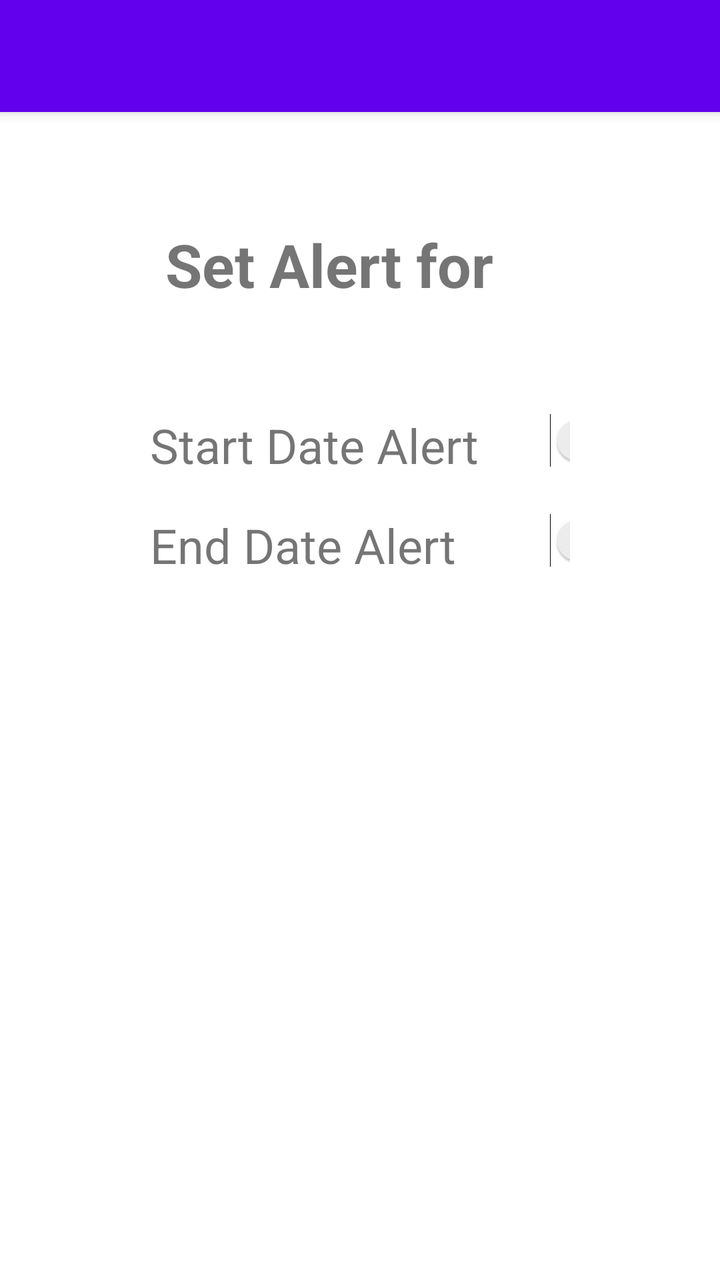
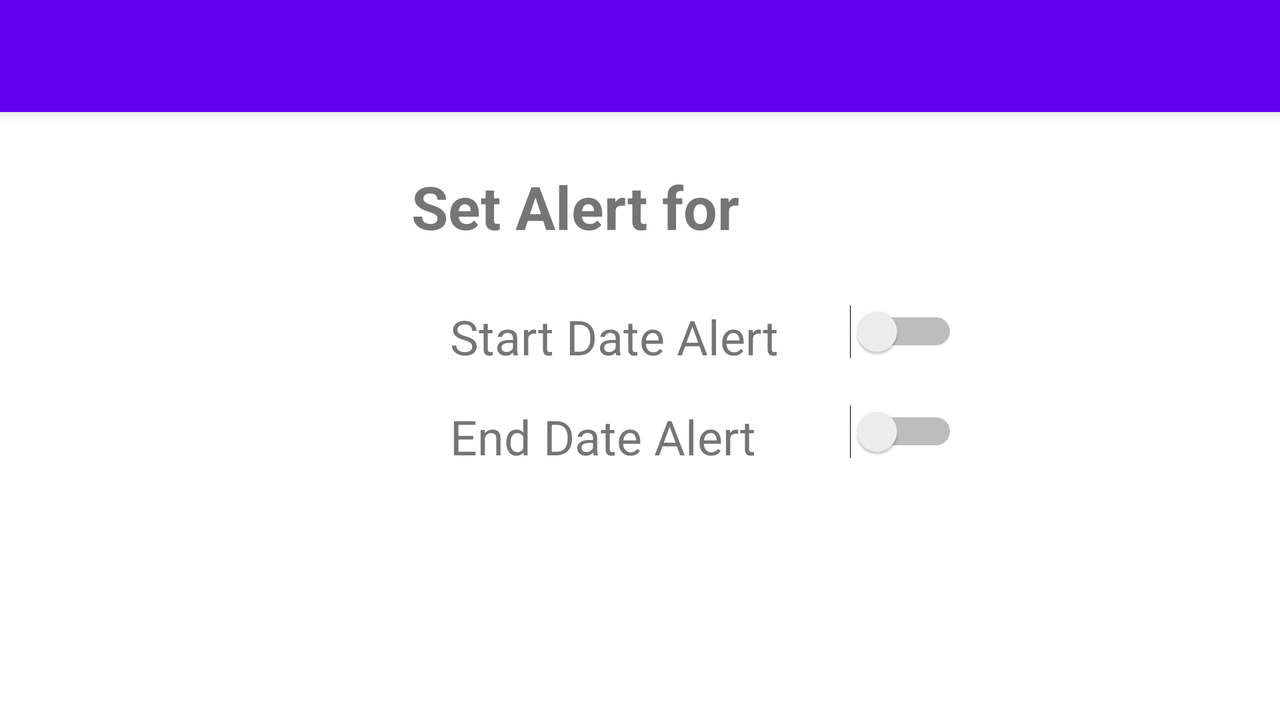

The same Android screen from two of the app's own layout files: first res/layout/ as a phone draws it, then the repository's variant for another configuration, drawn on a device whose configuration selects that folder. Both files follow.
<!-- AndroidManifest.xml: application theme Theme.HarrisonUniversityDegreePlanner -->
<!-- res/layout/activity_set_assessment_alert.xml -->
<?xml version="1.0" encoding="utf-8"?>
<androidx.constraintlayout.widget.ConstraintLayout xmlns:android="http://schemas.android.com/apk/res/android"
    android:id="@+id/setAlertLayout"
    xmlns:app="http://schemas.android.com/apk/res-auto"
    xmlns:tools="http://schemas.android.com/tools"
    android:layout_width="match_parent"
    android:layout_height="match_parent"
    tools:context=".Activities.SetAssessmentAlert">

    <androidx.appcompat.widget.Toolbar
        android:id="@+id/my_toolbar"
        android:layout_width="match_parent"
        android:layout_height="?attr/actionBarSize"

        android:background="?attr/colorPrimary"
        android:elevation="4dp"
        android:theme="@style/ThemeOverlay.AppCompat.ActionBar"
        app:popupTheme="@style/ThemeOverlay.AppCompat.Light"
        app:layout_constraintLeft_toLeftOf="parent"
        app:layout_constraintTop_toTopOf="parent" />

    <TextView
        android:id="@+id/setAlertTitle"
        android:layout_width="wrap_content"
        android:layout_height="wrap_content"
        android:text="Set Alert for "
        android:textSize="30sp"
        android:textStyle="bold"
        app:layout_constraintBottom_toBottomOf="parent"
        app:layout_constraintEnd_toEndOf="@+id/my_toolbar"
        app:layout_constraintHorizontal_bias="0.439"
        app:layout_constraintStart_toStartOf="parent"
        app:layout_constraintTop_toBottomOf="@+id/my_toolbar"
        app:layout_constraintVertical_bias="0.103" />

    <TableLayout
        android:layout_width="match_parent"
        android:layout_height="match_parent"
        android:layout_marginStart="75dp"
        android:layout_marginTop="200dp"
        android:layout_marginEnd="75dp"
        android:layout_marginBottom="350dp"
        app:layout_constraintBottom_toBottomOf="parent"
        app:layout_constraintEnd_toEndOf="parent"
        app:layout_constraintStart_toStartOf="parent"
        app:layout_constraintTop_toTopOf="parent">

        <TableRow
            android:layout_width="wrap_content"
            android:layout_height="wrap_content" >

            <TextView
                android:id="@+id/startAlertTxt"
                android:layout_width="200dp"
                android:layout_height="50dp"
                android:text="Start Date Alert"
                android:textSize="24sp" />

            <Switch
                android:id="@+id/startSwitch"
                android:layout_width="wrap_content"
                android:layout_height="wrap_content"
                android:textSize="30sp" />
        </TableRow>

        <TableRow
            android:layout_width="wrap_content"
            android:layout_height="wrap_content" >

            <TextView
                android:id="@+id/endAlertTxt"
                android:layout_width="200dp"
                android:layout_height="50dp"
                android:text="End Date Alert"
                android:textSize="24sp" />

            <Switch
                android:id="@+id/endSwitch"
                android:layout_width="wrap_content"
                android:layout_height="wrap_content"
                android:textSize="30sp" />
        </TableRow>

    </TableLayout>

</androidx.constraintlayout.widget.ConstraintLayout>
<!-- resources referenced by this layout -->
<resources>
  <style name="Theme.HarrisonUniversityDegreePlanner" parent="Theme.MaterialComponents.DayNight.NoActionBar">
          
          <item name="colorPrimary">@color/purple_500</item>
          <item name="colorPrimaryVariant">@color/purple_700</item>
          <item name="colorOnPrimary">@color/white</item>
          
          <item name="colorSecondary">@color/teal_200</item>
          <item name="colorSecondaryVariant">@color/teal_700</item>
          <item name="colorOnSecondary">@color/black</item>
          
          <item name="android:statusBarColor" tools:targetApi="l">?attr/colorPrimaryVariant</item>
          
      </style>
</resources>
<!-- res/layout-land/activity_set_assessment_alert.xml (the repository's variant of the layout above) -->
<!-- drawn on the phone turned sideways -->
<?xml version="1.0" encoding="utf-8"?>
<androidx.constraintlayout.widget.ConstraintLayout xmlns:android="http://schemas.android.com/apk/res/android"
    android:id="@+id/setAlertLayout"
    xmlns:app="http://schemas.android.com/apk/res-auto"
    xmlns:tools="http://schemas.android.com/tools"
    android:layout_width="match_parent"
    android:layout_height="match_parent"
    tools:context=".Activities.SetAssessmentAlert">

    <androidx.appcompat.widget.Toolbar
        android:id="@+id/my_toolbar"
        android:layout_width="match_parent"
        android:layout_height="?attr/actionBarSize"

        android:background="?attr/colorPrimary"
        android:elevation="4dp"
        android:theme="@style/ThemeOverlay.AppCompat.ActionBar"
        app:popupTheme="@style/ThemeOverlay.AppCompat.Light"
        app:layout_constraintLeft_toLeftOf="parent"
        app:layout_constraintTop_toTopOf="parent" />

    <TextView
        android:id="@+id/setAlertTitle"
        android:layout_width="wrap_content"
        android:layout_height="wrap_content"
        android:text="Set Alert for "
        android:textSize="30sp"
        android:textStyle="bold"
        app:layout_constraintBottom_toBottomOf="parent"
        app:layout_constraintEnd_toEndOf="@+id/my_toolbar"
        app:layout_constraintHorizontal_bias="0.439"
        app:layout_constraintStart_toStartOf="parent"
        app:layout_constraintTop_toBottomOf="@+id/my_toolbar"
        app:layout_constraintVertical_bias="0.103" />

    <TableLayout
        android:layout_width="match_parent"
        android:layout_height="300dp"
        android:layout_marginLeft="225dp"
        android:layout_marginTop="175dp"
        app:layout_constraintBottom_toBottomOf="parent"
        app:layout_constraintLeft_toLeftOf="parent"
        app:layout_constraintTop_toBottomOf="@+id/my_toolbar">

        <TableRow
            android:layout_width="wrap_content"
            android:layout_height="wrap_content" >

            <TextView
                android:id="@+id/startAlertTxt"
                android:layout_width="200dp"
                android:layout_height="50dp"
                android:text="Start Date Alert"
                android:textSize="24sp" />

            <Switch
                android:id="@+id/startSwitch"
                android:layout_width="wrap_content"
                android:layout_height="wrap_content"
                android:textSize="30sp" />
        </TableRow>

        <TableRow
            android:layout_width="wrap_content"
            android:layout_height="wrap_content" >

            <TextView
                android:id="@+id/endAlertTxt"
                android:layout_width="200dp"
                android:layout_height="50dp"
                android:text="End Date Alert"
                android:textSize="24sp" />

            <Switch
                android:id="@+id/endSwitch"
                android:layout_width="wrap_content"
                android:layout_height="wrap_content"
                android:textSize="30sp" />
        </TableRow>

    </TableLayout>

</androidx.constraintlayout.widget.ConstraintLayout>
